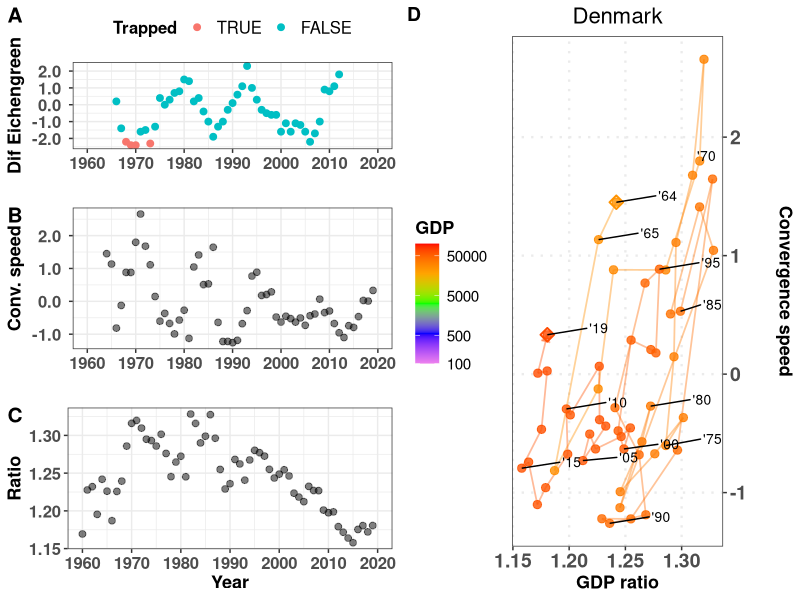
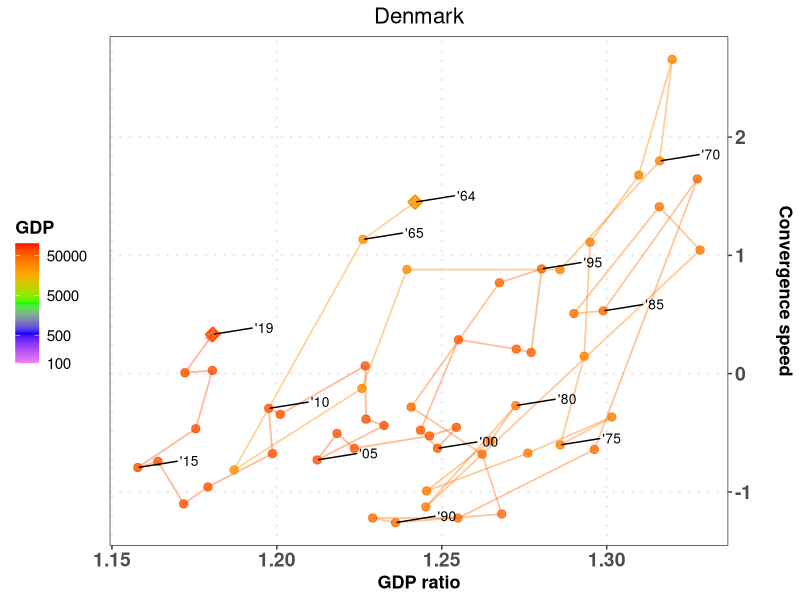
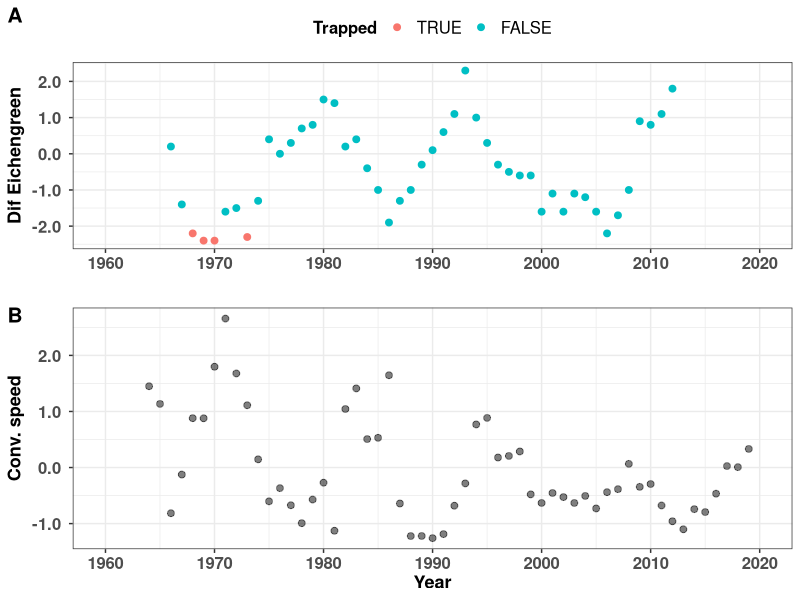

The R source for these figures, in order:
# Script to generate all magnitudes
# 
# List lcriteria allows to choose GDP, GNI or both
#
# Author: Javier Garcia-Algarra
# August 2021
# 
# set print_indiv to TRUE to procude all plots
# set print_tiff to print the ALL plot in that format
#
# Inputs:  data/GDP2010_WB.csv    GNIS.csv
#          config_data/config_plots.csv
#          config_data/criteria.txt
# Results: data/all_speeds_criteria.csv
#          figs/countries

library(ggplot2)
library(ggrepel)
library(cowplot)
library(patchwork)
library(zoo)

# Function to format axis labels
scaleFUN <- function(x) sprintf("%2.1f ", x)

criteria <- read.table("config_data/criteria.txt")
lcriteria <- criteria$V1

configuration_file <- read.table("config_data/config_plots.csv", sep=";", header=TRUE)
if (configuration_file$CountryCode == "MSCI"){           # Plot MSCI countries
  countries_msci <- read.csv("data/countries_msci.csv")
  lcountrycode <- countries_msci$ISOCode
} else 
  lcountrycode <- configuration_file$CountryCode

print_indiv <- configuration_file$print_indiv      # Print individual files
print_tiff <- configuration_file$print_tiff        # Produce tiff files. Be careful, each tiff file weights 24 MB!

USA_perc_middle_GNI <- 0.3
USA_perc_middle_GDP <- 0.5
gap_widening <- 0
mmovper <- 5
last_year_Ecihengreen <- 2013
tdir1 <- "figs"
tdir <- paste0(tdir1,"/countries")
if (!dir.exists(tdir))
  dir.create(tdir1)
  dir.create(tdir)

for (criteria in lcriteria)
{
  count_countries <- 0
  if (criteria == "GDP")
    USA_perc_middle <- USA_perc_middle_GDP
  else
    USA_perc_middle <- USA_perc_middle_GNI
  for (countrycode in lcountrycode)
  {
    count_countries <- count_countries + 1
    print(paste(countrycode,criteria))
    if (criteria == "GNI"){
      DATA_WB <- read.csv("data/GNIS.csv")
    } else
      DATA_WB <- read.delim2("data/GDP2010_WB.csv")
    rawdata <- DATA_WB[DATA_WB$Country.Code==countrycode,]
    usadata <- DATA_WB[DATA_WB$Country.Name=="United States",]
    country <- DATA_WB[DATA_WB$Country.Code==countrycode,]$Country.Name
    datos_pais <- data.frame("Year"=seq(1960,2019))
    datos_pais$Magnitude = 0
    datos_pais$growth = 0
    datos_pais$gb = 0
    datos_pais$ga = 0
    datos_pais$dif = 0
    datos_pais$dgrowth_dt = 0
    datos_pais$USAMagnitude = 0
    datos_pais$ratio = 0
    datos_pais$dratio_dt = 0
    datos_pais$dratio_dt_mmov = 0
    datos_pais$dratio_dt2_mmov = 0
    period_calc = 7
    for (i in 1960:2020){
      datos_pais$Magnitude[i-(1960)] <- as.numeric(rawdata[,4+i-1960])
      datos_pais$USAMagnitude[i-(1960)] <- as.numeric(usadata[,4+i-1960]) # USA GDP or GNI
      datos_pais$ratio[i-(1960)] <- datos_pais$Magnitude[i-(1960)]/datos_pais$USAMagnitude[i-(1960)]
    }
    for (j in 2:nrow(datos_pais))
      datos_pais$growth[j] <- 100*(datos_pais$Magnitude[j] - datos_pais$Magnitude[j-1])/
                              (datos_pais$Magnitude[j-1])  # Magnitude growth
    for (j in 2:(nrow(datos_pais))){
      datos_pais$dgrowth_dt[j] <- (datos_pais$growth[j+1] - datos_pais$growth[j])
      # Gap closing speed
      datos_pais$dratio_dt[j] <- 100*(datos_pais$ratio[j] - datos_pais$ratio[j-1])
      }
    datos_pais$dratio_dt_mmov <- rollmean(datos_pais$dratio_dt, mmovper, fill = NA,  align = "right")
    #datos_pais$dratio_dt2_mmov<- rollmean(datos_pais$dratio_dt2, mmovper_acc, fill = NA,  align = "right")
    
    for (j in 2:(nrow(datos_pais)))
      datos_pais$dratio_dt2_mmov[j] <- (datos_pais$dratio_dt_mmov[j] - datos_pais$dratio_dt_mmov[j-1])
    # criteria Eichengreen
    for (j in period_calc:nrow(datos_pais))
      datos_pais$gb[j] <- sum(datos_pais$growth[(j-(period_calc-1)):j])/period_calc
    for (j in 1:(nrow(datos_pais)-period_calc))
      datos_pais$ga[j] <- sum(datos_pais$growth[(j+1):(j+(period_calc))])/period_calc
    for (j in 1:nrow(datos_pais))
      datos_pais$dif[j] <- datos_pais$ga[j]-datos_pais$gb[j]
    datosplot <- datos_pais[period_calc:(nrow(datos_pais)-period_calc),]
    datosplot$Trapped = FALSE
    mingb = 3.5
    mindif = -2
    minMagnitude = 5000
    limityears <- c(1960,2020)
    yearlabels <- seq(1960,2020,by=10) 
    datosplot$gb = (floor(datosplot$gb* 10)+1)/10
    datosplot$dif = (floor(datosplot$dif* 10)+1)/10
    for (k in 1:nrow(datosplot)){
      datosplot$Trapped[k] = (datosplot$Magnitude[k]>minMagnitude) & (datosplot$gb[k]>=mingb) & (datosplot$dif[k] <= mindif)
    }
    pEichen <- ggplot(data= datosplot, aes(x=Year,y=dif,color=Trapped))+
         geom_point(size=2)+ylab(paste("Dif Eichengreen"))+xlab("")+
         scale_color_discrete(limits = c('TRUE', 'FALSE'))+
         scale_x_continuous(limits=limityears,breaks=yearlabels,labels=yearlabels)+ 
         scale_y_continuous(labels=scaleFUN)+
         theme_bw()+ 
         theme(legend.position="top",
               legend.title = element_text(face="bold", size=12),
               legend.text = element_text( size=12),
            axis.text.y = element_text(face="bold", size=12),
            axis.text.x = element_text(face="bold", size=12),
            axis.title.x = element_text(face="bold", size=13),
            axis.title.y  = element_text(face="bold", size=13))
    
    datosEich <- datos_pais[(datos_pais$Year >= min(datosplot$Year))&
                              (datos_pais$Year<last_year_Ecihengreen),]
    datosEich <- datos_pais 
    pconvergencespeed <- ggplot(data= datosEich, aes(x=Year,y=dratio_dt_mmov))+
      geom_point(size=2,col="black",alpha=0.5)+ylab(paste("Conv. speed"))+
      scale_x_continuous(limits=limityears,breaks=yearlabels,labels=yearlabels)+
      scale_y_continuous(labels=scaleFUN)+
      theme_bw()+ xlab("")+
      theme(axis.text.y = element_text(face="bold", size=12),
            axis.text.x = element_text(face="bold", size=12),
            axis.title.x = element_text(face="bold", size=13),
            axis.title.y  = element_text(face="bold", size=13))
    
    pratio <- ggplot(data= datosEich, aes(x=Year,y=ratio))+
      geom_point(size=2,col="black",alpha=0.5)+ylab(paste("Ratio"))+
      scale_x_continuous(limits=limityears, breaks=yearlabels,labels=yearlabels)+
      theme_bw() + xlab("Year")+
      theme(axis.text.y = element_text(face="bold", size=12),
                                axis.text.x = element_text(face="bold", size=12),
                                axis.title.x = element_text(face="bold", size=13),
                                axis.title.y  = element_text(face="bold", size=13))
    
    datosEich$signacc <- datosEich$dratio_dt2_mmov > gap_widening
    pacc <- ggplot(data= datosEich, aes(x=Year,y=dratio_dt2_mmov,col=signacc))+
      geom_point(size=2)+ylab(paste("Conv. accel."))+
      scale_x_continuous(limits=limityears, breaks=yearlabels,labels=yearlabels)+
      scale_y_continuous(labels=scaleFUN)+
      geom_hline(yintercept=gap_widening, color="red",linetype = "dotted",size=0.6) +
      theme_bw() + xlab("Year")+
      theme(legend.position = "none",
            axis.text.y = element_text(face="bold", size=12),
            axis.text.x = element_text(face="bold", size=12),
            axis.title.x = element_text(face="bold", size=13),
            axis.title.y  = element_text(face="bold", size=13))
    
    pizda <- plot_grid(
      pEichen, pconvergencespeed, pratio, labels=c("A","B","C"),
      label_size = 15,
      ncol = 1
    )
    
    datos_pais$Country = country
    datos_pais$CountryCode = rawdata$Country.Code[1]
    if (print_indiv){
      ppi <- 300

      my_breaks <- c(100,500,1000,2500,5000,10000,20000,50000)
      my_breaks <- c(100,500,5000,50000)
      datos_speed <- datos_pais[!is.na(datos_pais$dratio_dt_mmov),]

      pratiospeed <- ggplot(data=datos_speed) +
        geom_path(
          aes(y = dratio_dt_mmov, x = ratio, colour=Magnitude),alpha=0.4,size = 0.6,
          arrow = arrow(length = unit(0.2, "cm"),type="closed"))+
        geom_point(aes(y = dratio_dt_mmov, x = ratio, colour=Magnitude), size = 2.5,
                  alpha=0.8) +
        geom_point(data=datos_speed[1,],aes(y = dratio_dt_mmov, x = ratio, colour=Magnitude), size = 3,
                   alpha=1,shape=23, stroke=1) +
        geom_point(data=datos_speed[nrow(datos_speed),],aes(y = dratio_dt_mmov, x = ratio, colour=Magnitude), size = 3,
                   alpha=1,shape=23, stroke=1) +
        scale_color_gradientn(name=criteria,colours=c("violet","blue","green","orange","red"),trans="log",
                                                      breaks = my_breaks, labels = my_breaks,limits=c(100,100000))+
       # geom_hline(yintercept=gap_widening, color="red",linetype = "dotted",size=0.3) +
        geom_text_repel(data=subset(datos_speed,(Year%%5 == 0) | (Year==max(Year)) | (Year==min(Year))),
                    aes(label=sprintf("'%02d",Year%%100),y = dratio_dt_mmov, x = ratio), 
                    hjust=-2,vjust=-0.2, size=3.5, color= "black" ) + 
       # scale_x_sqrt(breaks = c(0.01, 0.1, 0.3, 0.5,1))+
        scale_y_continuous(position = "right")+
        ylab("Convergence speed\n") + xlab(paste(criteria,"ratio"))+
        theme_bw()+theme(panel.grid.minor = element_blank(),
                         panel.grid.major = element_line(size = 0.8,linetype = "dotted"),
                         legend.title = element_text(face="bold", size=13),
                         legend.text = element_text( size=11),
                         legend.position = "left",
                         plot.title = element_text(hjust = 0.5,size=16),
                         axis.text.y = element_text(face="bold", size=14),
                         axis.text.x = element_text(face="bold", size=14),
                         axis.title.x = element_text(face="bold", size=13),
                         axis.title.y  = element_text(face="bold", size=13))
      if ((min(datos_speed$ratio) < 1.1*USA_perc_middle) & (max(datos_speed$ratio) > USA_perc_middle))
         pratiospeed <- pratiospeed + geom_vline(xintercept=USA_perc_middle, color="red",linetype = "dotted",size=0.3)
     
      wplot <- 13
      hplot <- 7
      nfile <- paste0(tdir,"/ALL_",country,"_",criteria,"_",mmovper)
      prattitle <- pratiospeed+ ggtitle(country)
      png(paste0(nfile,".png"), width=wplot*ppi, height=hplot*ppi, res=ppi)
      todo <- plot_grid(
        pizda,prattitle,labels=c(" ","D"),
        label_size = 14,
        ncol = 2
        )#+plot_annotation(title = paste(country,criteria),
        #                  theme = theme(plot.title = element_text(size = 18)))
      print(todo)
      dev.off()
      
      if (print_tiff){
        tiff(paste0(nfile,".tiff"), width=wplot*ppi, height=hplot*ppi,res=ppi)
        print(todo)
        dev.off()
      }
      
      wplot <- 8
      hplot <- 7
      nfile <- paste0(tdir,"/PHASE_",country,"_",criteria,"_",mmovper)
      png(paste0(nfile,".png"), width=wplot*ppi, height=hplot*ppi, res=ppi)
      print(prattitle)
      dev.off()
      
      if (print_tiff){
        tiff(paste0(nfile,".tiff"), width=wplot*ppi, height=hplot*ppi,res=ppi)
        print(prattitle)
        dev.off()
      }
      
      wplot <- 7
      hplot <- 6
      nfile <- paste0(tdir,"/TIMELINE_",country,"_",criteria,"_",mmovper)
      png(paste0(nfile,".png"), width=wplot*ppi, height=hplot*ppi, res=ppi)
      ptimes <- plot_grid(
        pEichen, pconvergencespeed+xlab("Year"), labels=c("A","B"),
        label_size = 15,
        ncol = 1
      )      
      
      if (print_tiff){
        tiff(paste0(nfile,".tiff"), width=wplot*ppi, height=hplot*ppi,res=ppi)
        print(ptimes)
        dev.off()
      }
      
      
      print(ptimes)
      dev.off()
    }
    if (count_countries == 1)
      datos_all <- datos_pais
    else
      datos_all <- rbind(datos_all,datos_pais)
  }

  refx <- USA_perc_middle
  refy <- 0
  lp <- unique(datos_all$Country)
  datadist <- data.frame("Country"=c(),"CountryCode"=c(),"distX"=c(),"distY"=c())
  for (k in lp){
    clean_data <- datos_all[(datos_all$Country == k) & !is.na(datos_all$ratio) & 
                            !is.na(datos_all$dratio_dt_mmov),]
    datosx <- datos_all[(datos_all$Country == k) & !is.na(datos_all$ratio),]$ratio
    datosy <- datos_all[(datos_all$Country == k) & !is.na(datos_all$dratio_dt_mmov),]$dratio_dt_mmov
    datadist <- rbind(datadist,data.frame("Country"=k,"CountryCode"= clean_data$CountryCode[1],
                                          "distX"=mean(clean_data$ratio),
                      "distY"=mean(clean_data$dratio_dt_mmov)))
  }
  
  datos_total <- subset(datos_all,select=-c(ga,gb))
  if (length(lcountrycode)>1)  # to avoid accidental overwriting when testing with a short list
     write.csv(datos_total,paste0("data/all_speeds_",criteria,".csv"),row.names = FALSE)
     remove("datos_total")

  
}
